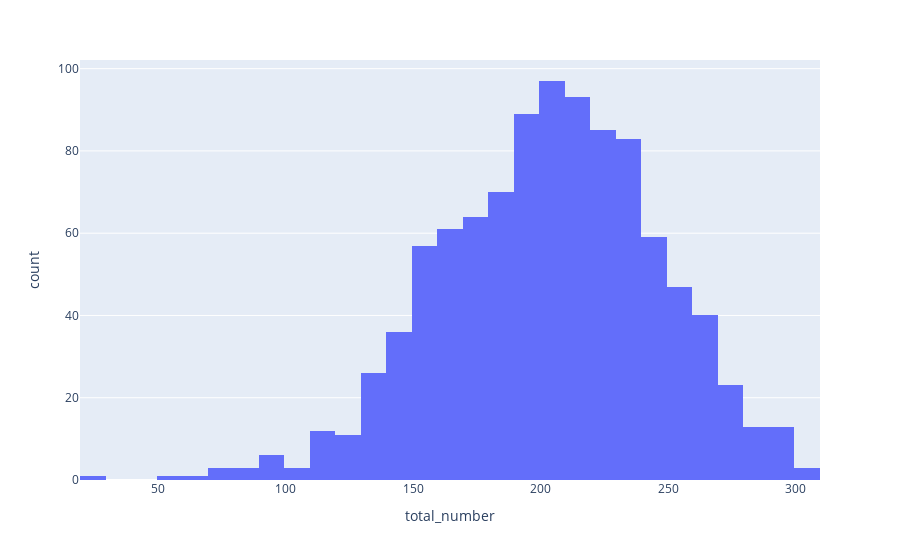

The notebook cell this image was saved under:
### Markdown cell above
<center><b>Figure:9</b> - Histogram of average column base on gender.</center>

### Code cell
fig = px.histogram(df, x='total_number', nbins=30)
fig.show()

### Figure 1 — Plotly figure (JSON) as saved in the notebook; plotly's stock layout.template omitted (floating-point values rounded to 4 significant figures; data arrays with more than 128 entries replaced by an {"elided": "..."} marker saying what was removed)
{"data": [{"alignmentgroup": "True", "bingroup": "x", "hovertemplate": "total_number=%{x}<br>count=%{y}<extra></extra>", "legendgroup": "", "marker": {"color": "#636efa", "pattern": {"shape": ""}}, "name": "", "nbinsx": 30, "offsetgroup": "", "orientation": "v", "showlegend": false, "type": "histogram", "x": {"elided": "1000 int values"}, "xaxis": "x", "yaxis": "y"}], "layout": {"barmode": "relative", "legend": {"tracegroupgap": 0}, "margin": {"t": 60}, "xaxis": {"anchor": "y", "domain": [0, 1], "title": {"text": "total_number"}}, "yaxis": {"anchor": "x", "domain": [0, 1], "title": {"text": "count"}}}}
